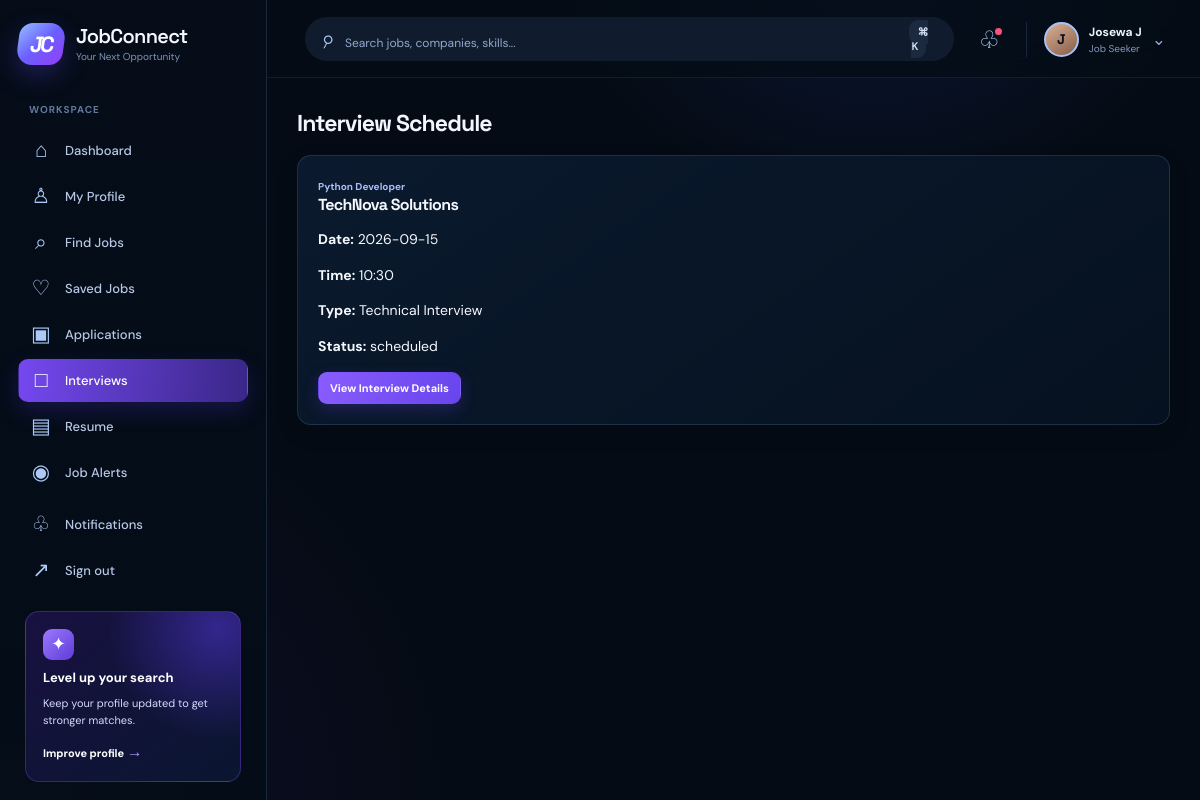
Screenshot of /interviews (signed in) with the database file from the repository.
### tables this page shows
CREATE TABLE users (
            id INTEGER PRIMARY KEY AUTOINCREMENT,
            username TEXT UNIQUE NOT NULL,
            full_name TEXT NOT NULL,
            email TEXT UNIQUE NOT NULL,
            phone TEXT,
            password_hash TEXT NOT NULL,
            role TEXT NOT NULL,
            location TEXT,
            profile_image TEXT,
            created_at TEXT NOT NULL DEFAULT CURRENT_TIMESTAMP
        );

CREATE TABLE interviews (
            id INTEGER PRIMARY KEY AUTOINCREMENT,
            application_id INTEGER NOT NULL,
            interview_type TEXT,
            interview_date TEXT,
            interview_time TEXT,
            duration TEXT,
            interviewer TEXT,
            meeting_link TEXT,
            instructions TEXT,
            status TEXT DEFAULT 'scheduled',
            created_at TEXT NOT NULL DEFAULT CURRENT_TIMESTAMP,
            FOREIGN KEY(application_id) REFERENCES applications(id)
        );

CREATE TABLE jobs (
            id INTEGER PRIMARY KEY AUTOINCREMENT,
            company_id INTEGER,
            recruiter_id INTEGER,
            title TEXT NOT NULL,
            description TEXT,
            responsibilities TEXT,
            required_skills TEXT,
            preferred_skills TEXT,
            location TEXT,
            salary_min INTEGER,
            salary_max INTEGER,
            employment_type TEXT,
            workplace_type TEXT,
            experience_level TEXT,
            education TEXT,
            deadline TEXT,
            status TEXT DEFAULT 'active',
            created_at TEXT NOT NULL DEFAULT CURRENT_TIMESTAMP,
            FOREIGN KEY(company_id) REFERENCES companies(id),
            FOREIGN KEY(recruiter_id) REFERENCES users(id)
        );

CREATE TABLE companies (
            id INTEGER PRIMARY KEY AUTOINCREMENT,
            recruiter_id INTEGER,
            company_name TEXT NOT NULL,
            logo TEXT,
            description TEXT,
            industry TEXT,
            location TEXT,
            website TEXT,
            employee_count INTEGER,
            created_at TEXT NOT NULL DEFAULT CURRENT_TIMESTAMP,
            FOREIGN KEY(recruiter_id) REFERENCES users(id)
        );

### backend/app.py (the view)
@app.route("/interviews")
@login_required
def interviews_page():
    user = get_current_user()
    conn = get_db_connection()
    rows = conn.execute(
        """
        SELECT i.*, a.id AS application_id, j.title AS job_title, c.company_name, a.status AS application_status
        FROM interviews i
        JOIN applications a ON a.id = i.application_id
        JOIN jobs j ON j.id = a.job_id
        LEFT JOIN companies c ON c.id = j.company_id
        WHERE a.user_id = ?
        ORDER BY i.interview_date ASC
        """,
        (user["id"],),
    ).fetchall()
    conn.close()
    return render_template("interviews.html", interviews=[dict(row) for row in rows], user=user)

### backend/app.py (called while the page is built, shortened)
def login_required(view):
    @wraps(view)
    def wrapped(*args, **kwargs):
        if not session.get("user_id"):
            flash("Please log in to continue.", "error")
            return redirect(url_for("login"))
        return view(*args, **kwargs)
    return wrapped

def get_current_user():
    user_id = session.get("user_id")
    if not user_id:
        return None
    conn = get_db_connection()
    user = conn.execute("SELECT * FROM users WHERE id = ?", (user_id,)).fetchone()
    conn.close()
    return dict(user) if user else None

def ensure_demo_data():
    conn = get_db_connection()
    user_count = conn.execute("SELECT COUNT(*) FROM users").fetchone()[0]
    if user_count > 0:
        conn.close()
        return

@app.before_request
def setup_demo_data():
    init_db()
    ensure_demo_data()

@app.context_processor
def inject_user():
    return {"current_user": get_current_user()}

### backend/database.py (called while the page is built)
def get_db_connection():
    conn = sqlite3.connect(DB_PATH)
    conn.row_factory = sqlite3.Row
    return conn

### frontend/templates/interviews.html (shortened to what this page needs)
{% extends 'base.html' %}
{% block content %}
<div class="container">
  <div class="section-heading">
    <h2>Interview Schedule</h2>
  </div>
  <div class="cards-grid">
    {% for interview in interviews %}
    <div class="interview-card" style="padding: 20px;">
      <div class="tag">{{ interview.job_title }}</div>
      <h3>{{ interview.company_name }}</h3>
      <p><strong>Date:</strong> {{ interview.interview_date }}</p>
      <p><strong>Time:</strong> {{ interview.interview_time }}</p>
      <p><strong>Type:</strong> {{ interview.interview_type }}</p>
      <p><strong>Status:</strong> {{ interview.status }}</p>
      <a href="{{ url_for('interview_detail', interview_id=interview.id) }}" class="btn btn-primary btn-sm">View Interview Details</a>
    </div>
    {% else %}
    <div class="info-card">No interviews scheduled yet.</div>
    {% endfor %}
  </div>
</div>
{% endblock %}

### frontend/templates/base.html (shortened to what this page needs)
<!DOCTYPE html>
<html lang="en">
  <head>
    <link rel="stylesheet" href="{{ url_for('static', filename='css/style.css', v='8') }}" />
  </head>
  <body>
    {% set active = request.endpoint or '' %}
    <div class="page-shell {% if current_user %}signed-in{% else %}guest-shell{% endif %}">
      {% if current_user %}
      <aside class="sidebar" id="sidebar">
        <a class="brand-wrap" href="{{ url_for('dashboard') }}" aria-label="JobConnect dashboard">
          <span class="brand-mark">JC</span>
          <span><span class="brand-name">JobConnect</span><span class="brand-tag">Your Next Opportunity</span></span>
        </a>
        <nav class="sidebar-nav" aria-label="Main navigation">
          <p class="nav-label">Workspace</p>
          <a class="nav-link {% if active == 'dashboard' %}active{% endif %}" href="{{ url_for('dashboard') }}"><span class="nav-icon">⌂</span>Dashboard</a>
          {% if current_user.role == 'job_seeker' %}
          <a class="nav-link {% if active == 'profile' %}active{% endif %}" href="{{ url_for('profile') }}"><span class="nav-icon">♙</span>My Profile</a>
          <a class="nav-link {% if active == 'jobs' or active == 'search_results' or active == 'job_detail' %}active{% endif %}" href="{{ url_for('jobs') }}"><span class="nav-icon">⌕</span>Find Jobs</a>
          <a class="nav-link {% if active == 'saved_jobs' %}active{% endif %}" href="{{ url_for('saved_jobs') }}"><span class="nav-icon">♡</span>Saved Jobs</a>
          <a class="nav-link {% if active == 'applications_page' or active == 'application_detail' %}active{% endif %}" href="{{ url_for('applications_page') }}"><span class="nav-icon">▣</span>Applications</a>
          <a class="nav-link {% if active == 'interviews_page' or active == 'interview_detail' %}active{% endif %}" href="{{ url_for('interviews_page') }}"><span class="nav-icon">□</span>Interviews</a>
          <a class="nav-link {% if active == 'resume_management' %}active{% endif %}" href="{{ url_for('resume_management') }}"><span class="nav-icon">▤</span>Resume</a>
          <a class="nav-link {% if active == 'job_alerts' %}active{% endif %}" href="{{ url_for('job_alerts') }}"><span class="nav-icon">◉</span>Job Alerts</a>
          {% else %}
          <a class="nav-link {% if active == 'admin_users' %}active{% endif %}" href="{{ url_for('admin_users') }}"><span class="nav-icon">♙</span>Users</a>
          <a class="nav-link {% if active == 'admin_jobs' %}active{% endif %}" href="{{ url_for('admin_jobs') }}"><span class="nav-icon">▣</span>Job Listings</a>
          {% endif %}
        </nav>
        <div class="sidebar-bottom">
          <a class="nav-link {% if active == 'notifications_page' %}active{% endif %}" href="{{ url_for('notifications_page') }}"><span class="nav-icon">♧</span>Notifications</a>
          <a class="nav-link" href="{{ url_for('logout') }}"><span class="nav-icon">↗</span>Sign out</a>
          <div class="upgrade-card">
            <span class="upgrade-icon">✦</span><strong>Level up your search</strong>
            <span>Keep your profile updated to get stronger matches.</span>
            <a href="{{ url_for('profile') if current_user.role != 'admin' else url_for('dashboard') }}">Improve profile <b>→</b></a>
          </div>
        </div>
      </aside>
      <div class="workspace">
        <header class="topbar">
          <form method="GET" action="{{ url_for('search_results') }}" class="search-form">
            <span class="search-icon">⌕</span><input type="text" name="q" placeholder="Search jobs, companies, skills..." value="{{ request.args.get('q', '') }}" />
            <button type="submit" aria-label="Search">Search <kbd>⌘ K</kbd></button>
          </form>
          <div class="topbar-actions">
            <a href="{{ url_for('notifications_page') }}" class="round-action" aria-label="Notifications">♧</a>
            <a href="{{ url_for('profile') if current_user.role != 'admin' else url_for('dashboard') }}" class="user-menu"><span class="avatar">{{ current_user.full_name[:1]|upper }}</span><span class="user-menu-text"><b>{{ current_user.full_name }}</b><small>{{ current_user.role|replace('_', ' ')|title }}</small></span><span class="chevron">⌄</span></a>
          </div>
        </header>
      {% endif %}
      <main class="{% if current_user %}main-content{% else %}landing-main{% endif %}">{% block content %}{% endblock %}</main>
      {% if current_user %}</div>{% endif %}
    </div>
  </body>
</html>

### rows the page displays
users: full_name "J", full_name "Josewa J", role "Job Seeker"
interviews: job_title "Python Developer", company_name "TechNova Solutions", interview_date "2026-09-15", interview_time "10:30", interview_type "Technical Interview", status "scheduled"
